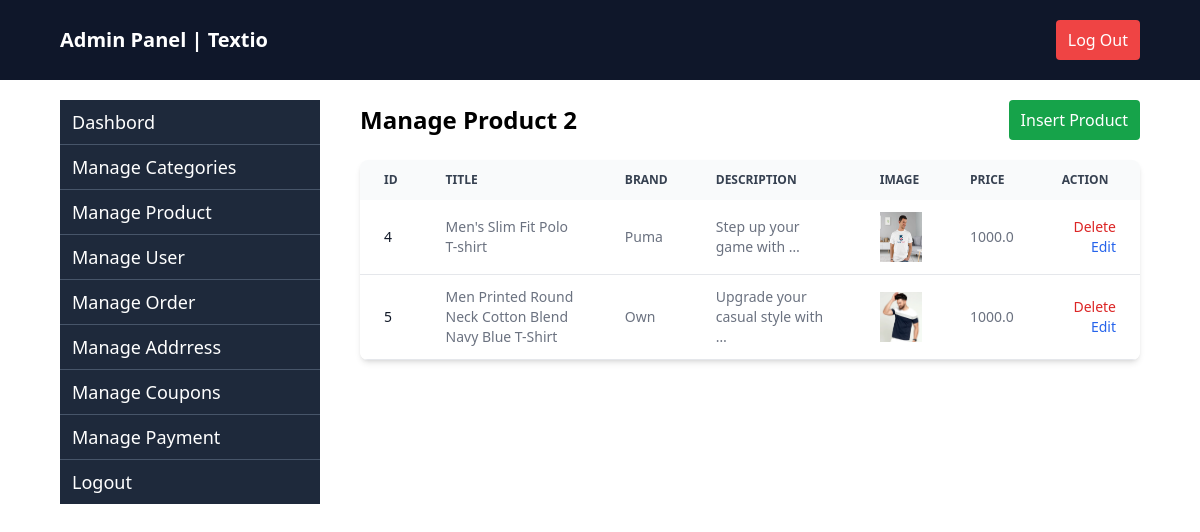
The app's page /manage-product/, older data.
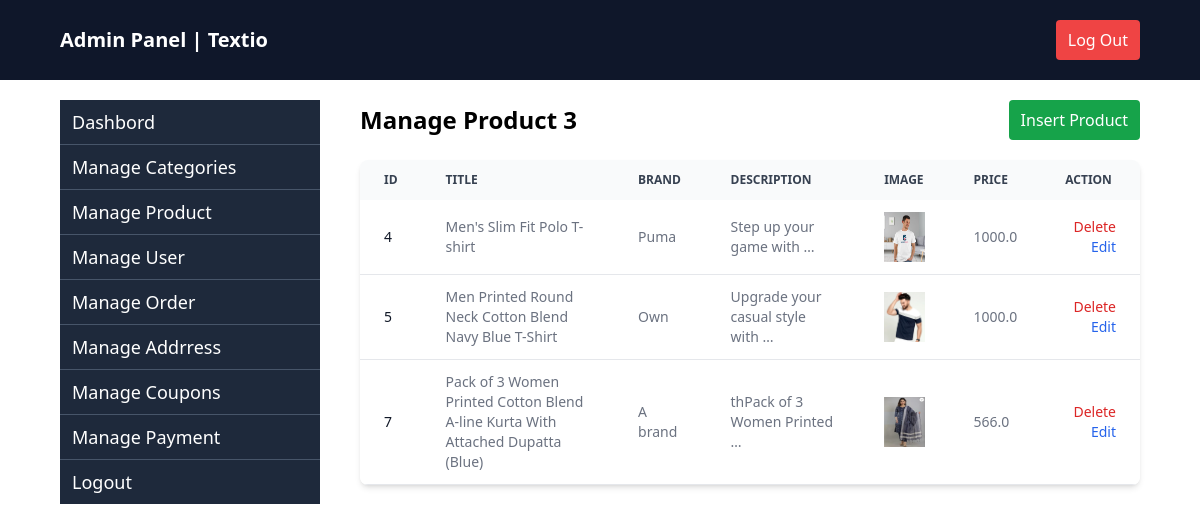
The same page, newer data.
### apptextio/models.py (models this page shows, shortened)
class Product(models.Model):
    category = models.ForeignKey(Category, on_delete=models.CASCADE)
    brand = models.CharField(max_length=50)
    title = models.CharField(max_length=200)
    image = models.ImageField(upload_to="photo/")
    description = models.TextField()
    price = models.FloatField(default=0)
    dis_price = models.FloatField(default=None, blank=True, null=True)
    size = models.ManyToManyField(SizeVariant, related_name="products", blank=True)

### apptextio/admin_views.py (the view)
# urls.py: path("manage-product/",manageproduct,name="manageproduct"),
def manageproduct(request):
  products = Product.objects.all()
  return render(request,"admin/manage_products.html",{"products":products})

### apptextio/templates/admin/manage_products.html
{% extends "admin/admin_base.html" %}
{% block content %}
<div class="flex flex-1 justify-between items-center">
    <h2 class="text-2xl font-semibold ">Manage Product {{products|length}}</h2>
    <a href="{% url 'insert-product' %}" class="text-white bg-green-600 px-3 py-2 rounded">Insert Product</a>
</div>
<div class="relative overflow-x-auto shadow-md sm:rounded-lg mt-5">
    <table class="w-full text-sm text-left rtl:text-right text-gray-500 dark:text-gray-400">
        <thead class="text-xs text-gray-700 uppercase bg-gray-50 dark:bg-gray-700 dark:text-gray-400">
            <tr>
                <th scope="col" class="px-6 py-3">
                    Id
                </th>
                <th scope="col" class="px-6 py-3">Title</th>
                <th scope="col" class="px-6 py-3">Brand</th>
                <th scope="col" class="px-6 py-3">Description</th>
                <th scope="col" class="px-6 py-3">Image</th>
                <th scope="col" class="px-6 py-3">price</th>
                <th scope="col" class="px-6 py-3 text-right pr-[5%]">
                    Action
                </th>
            </tr>
        </thead>
        <tbody>
            {% for product in products %}
            <tr class="bg-white border-b dark:bg-gray-800 dark:border-gray-700 hover:bg-gray-50 dark:hover:bg-gray-600">
                <th scope="row" class="px-6 py-3 font-medium text-gray-900 whitespace-nowrap dark:text-white">
                    {{ product.id }}
                </th>
                <td class="px-6 py-3 text-sm">{{product.title}}</td>
                <td class="px-6 py-3 text-sm">{{product.brand}}</td>
                <td class="px-6 py-3 text-sm ">{{ product.description|truncatewords:5 }}</td>
                <td class="px-6 py-3 text-sm"> <img src="{{product.image.url}}" alt="" class="size-[50px]"> </td>
                <td class="px-6 py-3 text-sm">{{product.price }}</td>
                <td class="px-6 py-3 text-right space-x-4">
                    <a href="{% url 'deleteproduct' product.id %}"
                        class="font-medium text-red-600 dark:text-red-500 hover:underline">Delete</a>
                    <a href=""
                        class="font-medium text-blue-600 dark:text-blue-500 hover:underline">Edit</a>
                </td>
            </tr>
            {% empty %}
            <tr>
                <td colspan="3" class="px-6 py-4 text-center text-gray-500 dark:text-gray-400">
                    No categories found.
                </td>
            </tr>
            {% endfor %}
        </tbody>
    </table>
</div>
{% endblock %}

### apptextio/templates/admin/admin_base.html (shortened to what this page needs)
<!DOCTYPE html>
<html lang="en">
<head>
    <script src="https://cdn.tailwindcss.com"></script>
</head>
<body>
    <div class="flex flex-1 bg-[#0F172A] text-white px-[5%] py-5 justify-between items-center">
        <h2 class="text-xl font-bold text-white">Admin Panel | Textio</h2>
        <div class="flex ">
            <a href="{% url 'homepage' %}" class="text-white bg-red-500 px-3 py-2 rounded">Log Out</a>
        </div>
    </div>
    <div class="px-[5%] flex flex-1 mt-5 gap-10">
        <div class="w-3/12">
            <div class="flex flex-col divide-y divide-slate-600">
                <a href="{% url 'dashboard' %}" class="bg-[#1E293B] text-white px-3 py-2 hover:bg-[#334155] text-lg font-medium">Dashbord</a>
                <a href="{% url 'managecategory' %}" class="bg-[#1E293B] text-white px-3 py-2 hover:bg-[#334155] text-lg font-medium">Manage Categories</a>
                <a href="{% url 'manageproduct' %}" class="bg-[#1E293B] text-white px-3 py-2 hover:bg-[#334155] text-lg font-medium">Manage Product</a>
                <a href="{% url 'manageuser' %}" class="bg-[#1E293B] text-white px-3 py-2 hover:bg-[#334155] text-lg font-medium">Manage User</a>
                <a href="" class="bg-[#1E293B] text-white px-3 py-2 hover:bg-[#334155] text-lg font-medium">Manage Order</a>
                <a href="{% url 'manageaddress' %}" class="bg-[#1E293B] text-white px-3 py-2 hover:bg-[#334155] text-lg font-medium">Manage Addrress</a>
                <a href="{% url 'manageCoupons' %}" class="bg-[#1E293B] text-white px-3 py-2 hover:bg-[#334155] text-lg font-medium">Manage Coupons</a>
                <a href="" class="bg-[#1E293B] text-white px-3 py-2 hover:bg-[#334155] text-lg font-medium">Manage Payment</a>
                <a href="" class="bg-[#1E293B] text-white px-3 py-2 hover:bg-[#334155] text-lg font-medium">Logout</a>
            </div>
        </div>
        <div class="w-9/12">
            {% block content %}
            {% endblock %}
        </div>
    </div>
</body>
</html>

Row changes from the older to the newer data that the page shows:
added Product: id "7", title "Pack of 3 Women Printed Cotton Blend A-line Kurta With Attached Dupatta (Blue)", brand "A brand", description "thPack of 3 Women Printed …", image (picture), price "566.0"
Text that changed along with them:
{{ products|length }}: "2" → "3"
